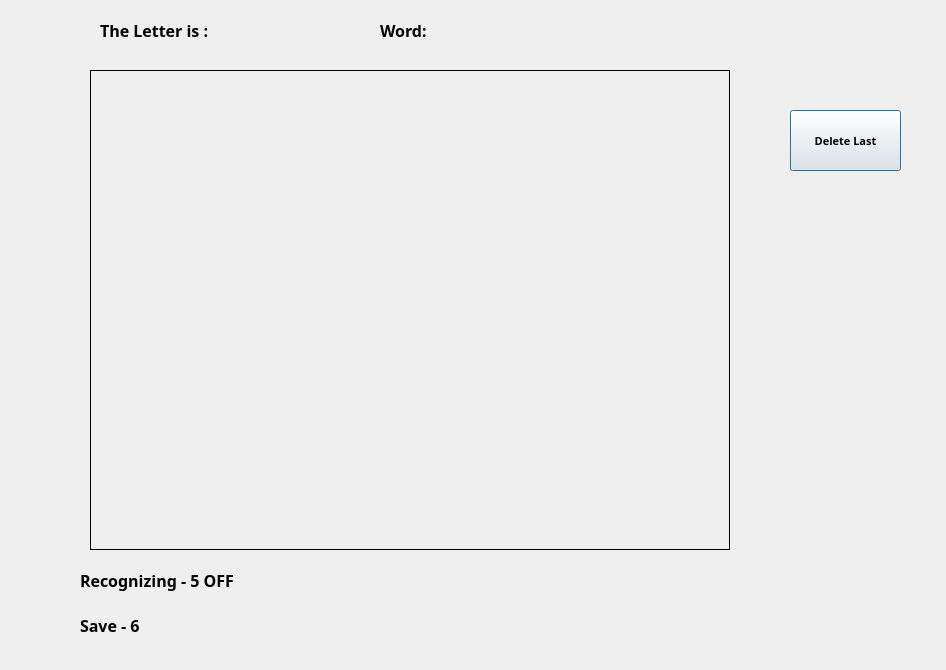
<?xml version="1.0" encoding="UTF-8"?>
<ui version="4.0">
 <class>Dialog</class>
 <widget class="QDialog" name="Dialog">
  <property name="geometry">
   <rect>
    <x>0</x>
    <y>0</y>
    <width>946</width>
    <height>670</height>
   </rect>
  </property>
  <property name="windowTitle">
   <string>Dialog</string>
  </property>
  <widget class="QLabel" name="label">
   <property name="geometry">
    <rect>
     <x>90</x>
     <y>70</y>
     <width>640</width>
     <height>480</height>
    </rect>
   </property>
   <property name="cursor">
    <cursorShape>ArrowCursor</cursorShape>
   </property>
   <property name="frameShape">
    <enum>QFrame::Box</enum>
   </property>
   <property name="text">
    <string/>
   </property>
  </widget>
  <widget class="QLabel" name="label_2">
   <property name="geometry">
    <rect>
     <x>100</x>
     <y>20</y>
     <width>171</width>
     <height>21</height>
    </rect>
   </property>
   <property name="font">
    <font>
     <family>Arial Black</family>
     <pointsize>12</pointsize>
     <weight>75</weight>
     <bold>true</bold>
    </font>
   </property>
   <property name="text">
    <string>The Letter is : </string>
   </property>
  </widget>
  <widget class="QLabel" name="label_3">
   <property name="geometry">
    <rect>
     <x>80</x>
     <y>570</y>
     <width>211</width>
     <height>21</height>
    </rect>
   </property>
   <property name="font">
    <font>
     <family>Arial Black</family>
     <pointsize>12</pointsize>
     <weight>75</weight>
     <bold>true</bold>
    </font>
   </property>
   <property name="text">
    <string>Recognizing - 5 OFF</string>
   </property>
  </widget>
  <widget class="QLabel" name="label_4">
   <property name="geometry">
    <rect>
     <x>80</x>
     <y>610</y>
     <width>171</width>
     <height>31</height>
    </rect>
   </property>
   <property name="font">
    <font>
     <family>Arial Black</family>
     <pointsize>12</pointsize>
     <weight>75</weight>
     <bold>true</bold>
    </font>
   </property>
   <property name="text">
    <string>Save - 6</string>
   </property>
  </widget>
  <widget class="QLabel" name="label_5">
   <property name="geometry">
    <rect>
     <x>380</x>
     <y>20</y>
     <width>401</width>
     <height>21</height>
    </rect>
   </property>
   <property name="font">
    <font>
     <family>Arial Black</family>
     <pointsize>12</pointsize>
     <weight>75</weight>
     <bold>true</bold>
    </font>
   </property>
   <property name="text">
    <string>Word:</string>
   </property>
  </widget>
  <widget class="QPushButton" name="pushButton">
   <property name="geometry">
    <rect>
     <x>790</x>
     <y>110</y>
     <width>111</width>
     <height>61</height>
    </rect>
   </property>
   <property name="font">
    <font>
     <family>Arial Black</family>
     <pointsize>8</pointsize>
     <weight>75</weight>
     <bold>true</bold>
    </font>
   </property>
   <property name="text">
    <string>Delete Last</string>
   </property>
  </widget>
 </widget>
 <resources/>
 <connections/>
</ui>
